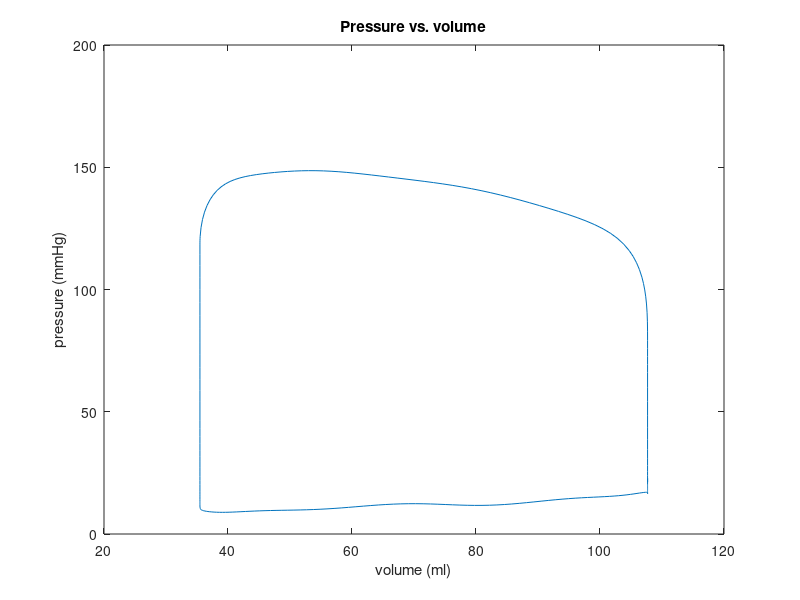
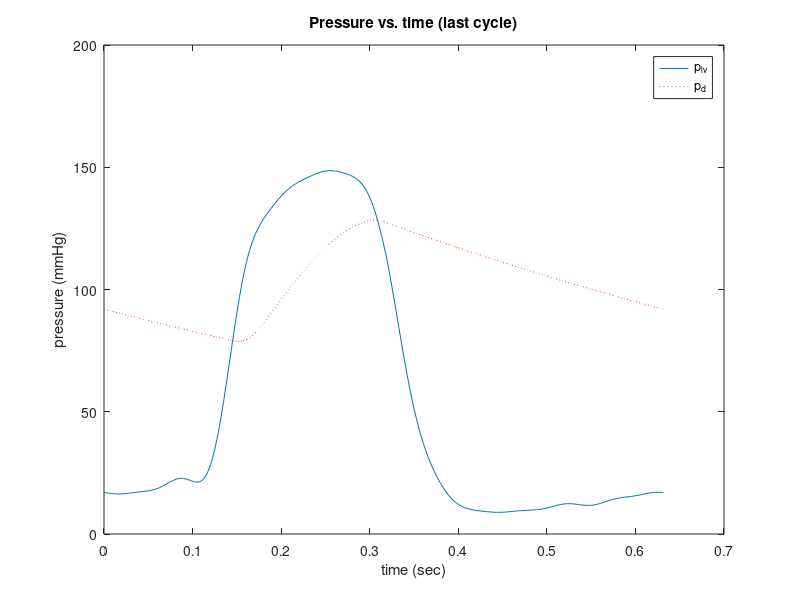
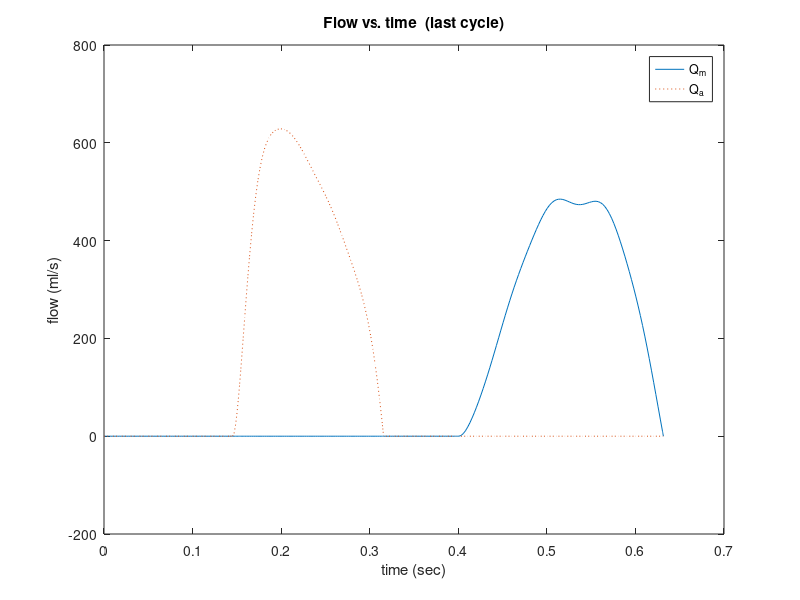
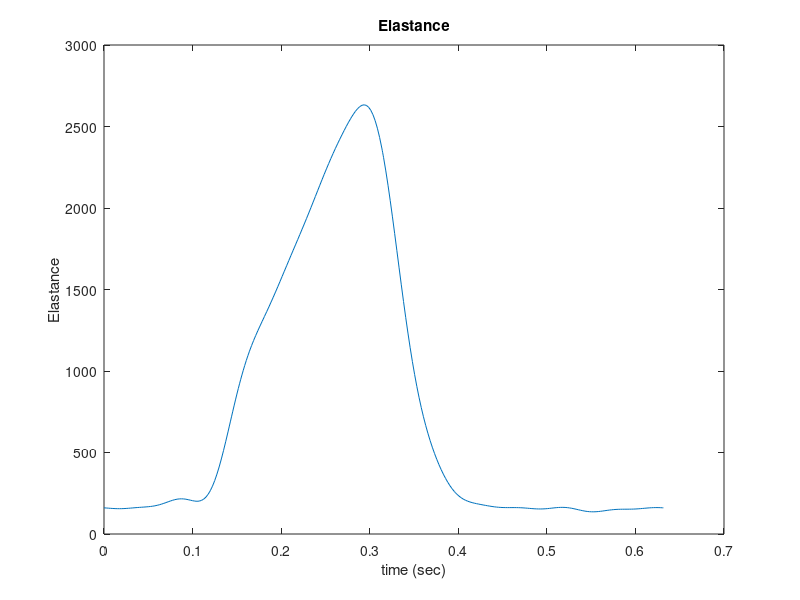

Recreate these plots in MATLAB, in order.
%
% This function implements the heart model described in 
% Kim, et al, Ann Biomed Eng 2009;37(11):2153-69
% coupled to an RCR circuit (as opposed to a 3D FEM model in Kim's paper).
%

function circulationmodel

global p_la L_av L_va v_lv0 v_d0 R_c R_d C R_AV R_VA

% Heart Parameters (from Kim, et al, Ann Biomed Eng 2009;37(11):2153-69.)
% All parameters in cgs units
R_AV = 0;
R_VA = 0;
L_av = 0.67; % atrioventricular inductance (mitral valve open)
L_va = 0.69; % ventricular-aortic inductance (aortic valve open)
v_lv0 = -33; % ventricular volume at "zero pressure"
% note, above volume not physical, it's the (extraplated) y-intercept of
% the Elastance lines (i.e., linear elastance only hold locally)
p_la = 12*1333.2; % left atrial pressure (1mmHg = 1333.2 dyne/cm^2)
v_lv_i = 130; % assumed initial amount of blood in the LV

% Arterial Parameters (Westerhof, et al, J Appl Physiol 1971;31:776-81)
R_c = 90; % proximal (characteristic) resistance
R_d = 1200; % distal resistance
C = 8e-4; % capacitance
v_d_i = 1000; % assumed initial amount of blood in the arteries
v_d0 = 0.93*v_d_i; % unpressurized arterial blood volume

% Number of cycles for integration
num_cycles = 10;

% Initialize structures to store the solution history and final cycle
soln = struct('t', 0, 'Q_m', 0, 'v_lv', v_lv_i, 'Q_a', 0, 'v_d', v_d_i);
final = struct('t', [], 'Q_m', [], 'v_lv', [], 'Q_a', [], 'v_d', []);

for cycle=1:num_cycles
    
    % Integrate ODE's for isovolumic contraction phase
    options = odeset('Events', @aortic_open, 'Maxstep', 0.01);
    [t_soln, y_soln, t_event, y_event] = ode45( ...
        @(t,y)dydt_isovolumic(t, y), ...
        [soln.t(end) num_cycles], ...
        [0 soln.v_lv(end) 0 soln.v_d(end)], ...
        options);
    soln = UpdateSoln(soln, t_soln, t_event, y_soln, y_event);
    if cycle==num_cycles
        final = FinalSoln(final, t_soln, t_event, y_soln, y_event);
    end
    
    % Integrate ODE's for ejection phase
    options = odeset('Events', @aortic_close, 'Maxstep', 0.01);
    [t_soln, y_soln, t_event, y_event] = ode45( ...
        @(t,y)dydt_ejection(t, y), ...
        [soln.t(end) num_cycles], ...
        [0 soln.v_lv(end) 0 soln.v_d(end)], ...
        options);
    soln = UpdateSoln(soln, t_soln, t_event, y_soln, y_event);
    if cycle==num_cycles
        final = FinalSoln(final, t_soln, t_event, y_soln, y_event);
    end
    
    elas = elastance(t_event);
    fprintf(1,'Aortic valve closing with pLV - pA = %f\n', ...
        elas(1)*(y_event(2) - v_lv0) - 1 / C * (y_event(4) - v_d0) - y_event(3) * R_c);
    
    % Integrate ODE's for isovolumic relaxation phase
    options = odeset('Events', @mitral_open, 'Maxstep', 0.01);
    [t_soln, y_soln, t_event, y_event] = ode45( ...
        @(t,y)dydt_isovolumic(t, y), ...
        [soln.t(end) num_cycles], ...
        [0 soln.v_lv(end) 0 soln.v_d(end)], ...
        options);
    soln = UpdateSoln(soln, t_soln, t_event, y_soln, y_event);
    if cycle==num_cycles
        final = FinalSoln(final, t_soln, t_event, y_soln, y_event);
    end
    
    % Integrate ODE's for filling phase
    options = odeset('Events', @mitral_close, 'Maxstep', 0.01);
    [t_soln, y_soln, t_event, y_event] = ode45( ...
        @(t,y)dydt_filling(t, y), ...
        [soln.t(end) num_cycles], ...
        [0 soln.v_lv(end) 0 soln.v_d(end)], ...
        options);
    soln = UpdateSoln(soln, t_soln, t_event, y_soln, y_event);
    if cycle==num_cycles
        final = FinalSoln(final, t_soln, t_event, y_soln, y_event);
    end
    
    elas = elastance(t_event);
    fprintf(1, 'Mitral valve closing with pLA - pLV = %f\n', ...
        p_la - elas(1)*(y_event(2) - v_lv0));
    
end

p_lv_final = elastance(final.t) .* (final.v_lv - v_lv0) / 1333.2;
p_d_final = 1 / C * (final.v_d - v_d0) / 1333.2;

work = polyarea(final.v_lv, 1333.2*p_lv_final) / 1e7;
display(work);

figure(1);
plot(final.v_lv, p_lv_final); hold on;
title('Pressure vs. volume');
xlabel('volume (ml)'); ylabel('pressure (mmHg)'); hold off;
figure(2);
plot(final.t - final.t(1), p_lv_final); hold on;
plot(final.t - final.t(1), p_d_final, ':');
title('Pressure vs. time (last cycle)');
legend('p_{lv}', 'p_d');
xlabel('time (sec)'); ylabel('pressure (mmHg)'); hold off;
figure(3);
plot(final.t - final.t(1), final.Q_m); hold on;
plot(final.t - final.t(1), final.Q_a, ':');
title('Flow vs. time  (last cycle)');
legend('Q_m', 'Q_a');
xlabel('time (sec)'); ylabel('flow (ml/s)'); hold off;
figure(4);
plot(final.t - final.t(1), elastance(final.t))
title('Elastance');
xlabel('time (sec)'); ylabel('Elastance'); hold off;

function [soln] = UpdateSoln(soln, t_soln, t_event, y_soln, y_event)
% Appends solution from most recent ODE integration to complete history
soln.t    = [soln.t;    t_soln(2:end);   t_event];
soln.Q_m  = [soln.Q_m;  y_soln(2:end,1); y_event(1)];
soln.v_lv = [soln.v_lv; y_soln(2:end,2); y_event(2)];
soln.Q_a  = [soln.Q_a;  y_soln(2:end,3); y_event(3)];
soln.v_d  = [soln.v_d;  y_soln(2:end,4); y_event(4)];

function [final] = FinalSoln(final, t_soln, t_event, y_soln, y_event)
% Saves off solution from ODE integrations of last cycle
final.t    = [final.t;    t_soln; t_event];
final.Q_m  = [final.Q_m;  y_soln(:,1); y_event(1)];
final.v_lv = [final.v_lv; y_soln(:,2); y_event(2)];
final.Q_a  = [final.Q_a;  y_soln(:,3); y_event(3)];
final.v_d  = [final.v_d;  y_soln(:,4); y_event(4)];

%%%%%%%%%%%%%%%%%%%%%%%%%%%%%%%%%%%%%%%%%%%%%%%%%%%%%%%%%%%%%%%%%%%%%%%%%%

% The following functions test for valve opening and closing conditions.

%%%%%%%%%%%%%%%%%%%%%%%%%%%%%%%%%%%%%%%%%%%%%%%%%%%%%%%%%%%%%%%%%%%%%%%%%%

function [value, isterminal, direction] = aortic_open(t, y)
global v_lv0 v_d0 C
p_aortic = 1/C * (y(4)' - v_d0); % (note Q_a = 0)
p_ventricle = elastance(t) .* (y(2)' - v_lv0);
value = p_aortic - p_ventricle;
isterminal = 1;   % stop the integration
direction = -1;   % consider only zero where the event function decreases

%%%%%%%%%%%%%%%%%%%%%%%%%%%%%%%%%%%%%%%%%%%%%%%%%%%%%%%%%%%%%%%%%%%%%%%%%%

function [value, isterminal, direction] = aortic_close(~, y)
% check when flow goes to zero
value = y(3);     % detect height = 0
isterminal = 1;   % stop the integration
direction = -1;   % % consider only zero where the event function decreases

%%%%%%%%%%%%%%%%%%%%%%%%%%%%%%%%%%%%%%%%%%%%%%%%%%%%%%%%%%%%%%%%%%%%%%%%%%

function [value, isterminal, direction] = mitral_open(t, y)
global p_la v_lv0 
% Check for zero crossing of pressure difference between LV and LA
p_lv = elastance(t) .* (y(2) - v_lv0);
value = p_lv - p_la; % detect height = 0
isterminal = 1;   % stop the integration
direction = -1;   % % consider only zero where the event function decreases

%%%%%%%%%%%%%%%%%%%%%%%%%%%%%%%%%%%%%%%%%%%%%%%%%%%%%%%%%%%%%%%%%%%%%%%%%%

function [value, isterminal, direction] = mitral_close(~, y)
% check when flow goes to zero
value = y(1);     % detect height = 0
isterminal = 1;   % stop the integration
direction = -1;   % consider only zero where the event function decreases


%%%%%%%%%%%%%%%%%%%%%%%%%%%%%%%%%%%%%%%%%%%%%%%%%%%%%%%%%%%%%%%%%%%%%%%%%%

% The following functions evaluate the derivatives of the state variables.

% dQ_m/dt=1/L_av*(p_la-E_lv*(v_lv-v_lv0))
% dv_lv/dt=Q_m-Q_a
% dQ_a/dt=1/L_va*(E_lv*(v_lv-v_lv0)-1/C*(v_d-v_d0)-Q_a*R_c)
% dv_d/dt=Q_a-(v_d-v_d0)/(R_d*C);

%%%%%%%%%%%%%%%%%%%%%%%%%%%%%%%%%%%%%%%%%%%%%%%%%%%%%%%%%%%%%%%%%%%%%%%%%%

function dydt = dydt_isovolumic(~,y)
global v_d0 R_d C
dydt=zeros(4,1);
dydt(1)=0;
dydt(2)=0;
dydt(3)=0;
dydt(4)=-(y(4)-v_d0)/(R_d*C);

%%%%%%%%%%%%%%%%%%%%%%%%%%%%%%%%%%%%%%%%%%%%%%%%%%%%%%%%%%%%%%%%%%%%%%%%%%

function dydt = dydt_ejection(t,y)
global v_lv0 L_va v_d0 R_c R_d C R_VA
dydt=zeros(4,1);
dydt(1)=0;
dydt(2)=-y(3);
dydt(3)=1/L_va*(elastance(t)*(y(2)-v_lv0)-R_VA*y(3)-1/C*(y(4)-v_d0)-y(3)*R_c);
dydt(4)=y(3)-(y(4)-v_d0)/(R_d*C);

%%%%%%%%%%%%%%%%%%%%%%%%%%%%%%%%%%%%%%%%%%%%%%%%%%%%%%%%%%%%%%%%%%%%%%%%%%

function dydt = dydt_filling(t,y)
global p_la L_av v_lv0 v_d0 R_d C R_AV
dydt=zeros(4,1);
dydt(1)=1/L_av*(p_la-y(1)*R_AV-elastance(t)*(y(2)-v_lv0));
dydt(2)=y(1);
dydt(3)=0;
dydt(4)=-(y(4)-v_d0)/(R_d*C);


%%%%%%%%%%%%%%%%%%%%%%%%%%%%%%%%%%%%%%%%%%%%%%%%%%%%%%%%%%%%%%%%%%%%%%%%%%

function [E] = elastance(t)
% Return the elastance value from the normal data in the following paper:
% Single-Beat Estimation of End-Systolic Pressure-Volume Relation in
% Humans, A New Method With the Potential for Noninvasive Application
% Authors: Hideaki Senzaki, MD; Chen-Huan Chen, MD; David A. Kass, MD
% Circulation 1996; 94:2497-2506

% pi/2 was added to this table to cause sin()=1 for the first term.
Senzaki_table_4=[28.38975 pi/2;
    37.58583 .08367674;
    21.02345 -1.486758;
    7.665592 2.865675;
    4.809436 .1677238;
    4.181973 4.630239;
    1.940692 3.088379;
    .5870049 -.3053668;
    1.181256 4.410703;
    .84039 3.181538;
    .02259011 1.242886;
    .3071458 4.156753;
    .3226207 2.946186];
hrt_rate=95; % Table 1 states that normal subjects had heart rates of 95 beats per minute.
E_es=2.0*1333; % Table 1 states that normal subjects had end-systolic elastances of 2.0 mmHg/ml.

period=60/hrt_rate;
t_sin = t/period*2*pi;

E = E_es * sum(10^-2 * ones(size(t)) * Senzaki_table_4(:,1)' .* sin(t_sin*(0:12) + ones(size(t)) * Senzaki_table_4(:,2)'),2);
